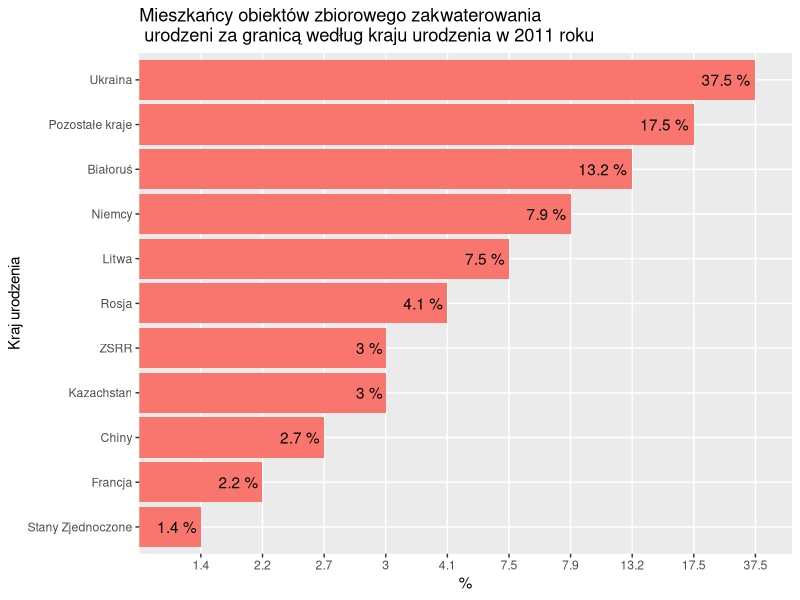

Recreate this plot in R.
## ---- chunk 1
library(dplyr)
library(ggplot2)
knitr::opts_chunk$set(echo = TRUE)
## ---- chunk 2
countries = c("Ukraina", "Białoruś", "Niemcy", "Litwa", "Rosja", "ZSRR", "Kazachstan", "Chiny", "Francja", "Stany Zjednoczone", "Pozostałe kraje")

proc = c(37.5, 13.2, 7.9, 7.5, 4.1, 3.0, 3.0, 2.7, 2.2, 1.4, 17.5)

common_acommodation = data.frame(countries, proc)

order.countries <- group_by(common_acommodation, countries) %>% 
  arrange(desc(proc)) %>% 
  pull((countries))

order.values <- group_by(common_acommodation, proc) %>% 
  arrange(desc(proc)) %>% 
  pull((proc))


common_acommodation = common_acommodation %>% 
  mutate(countries = factor(order.countries, levels = rev(order.countries))) %>% 
  mutate(w = factor(order.values))

ggplot(data = common_acommodation,  aes(x = countries, y = w, fill = "##FFFF")) +
  geom_bar(stat= "identity") +
  scale_x_discrete() +
  coord_flip() +
  labs(title = "Mieszkańcy obiektów zbiorowego zakwaterowania\n urodzeni za granicą według kraju urodzenia w 2011 roku", x = "Kraj urodzenia", y ="%")+
  geom_text(label = paste0(order.values, " %"), hjust = 1.1) +
  theme(legend.position = "none") 
